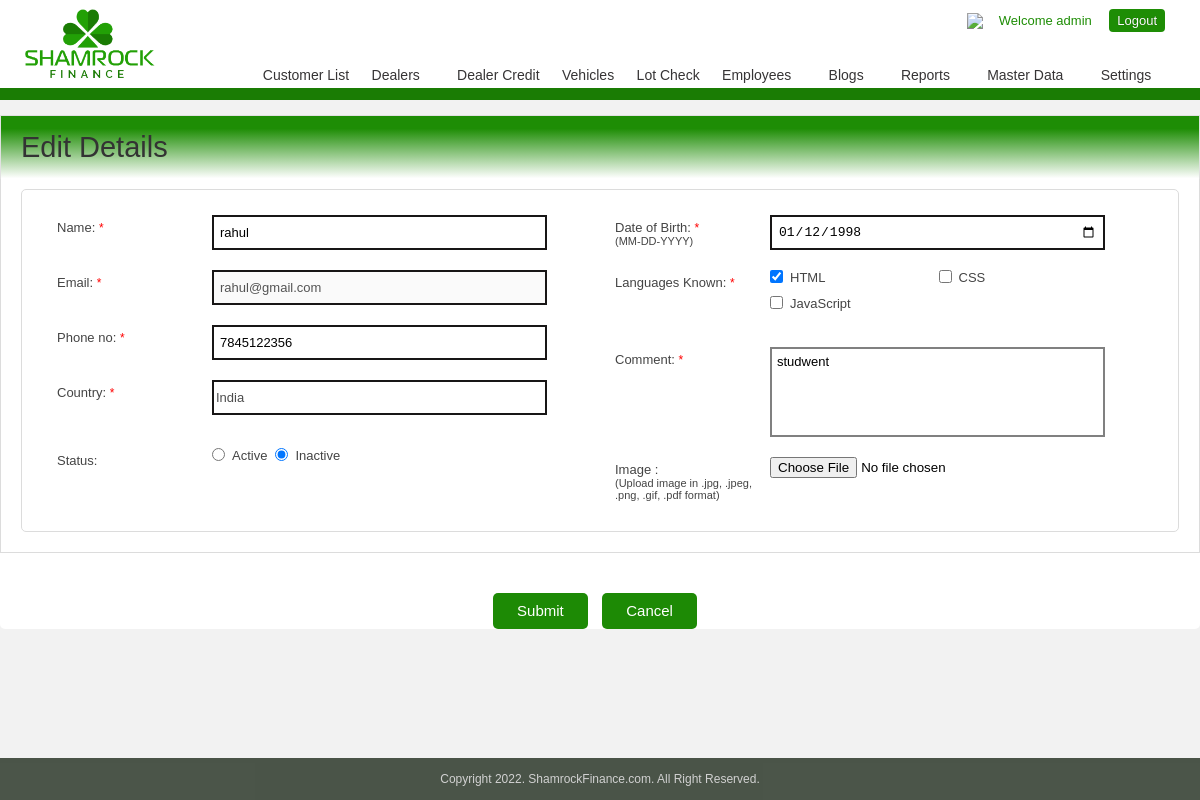
Page /edit.php?&id=11 (signed in) on the committed database.
### tables this page shows
CREATE TABLE `users` (
  `id` int NOT NULL,
  `name` varchar(20) NOT NULL,
  `email` varchar(30) NOT NULL,
  `password` varchar(255) NOT NULL,
  `phone_no` varchar(20) NOT NULL,
  `country` varchar(2) NOT NULL,
  `status` int NOT NULL,
  `dob` date NOT NULL,
  `languages_known` varchar(255) NOT NULL,
  `comments` text NOT NULL,
  `image` varchar(50) NOT NULL
);

### edit.php (the view, shortened to what this page needs)
<?php
if(!isset($_SESSION["is_login"])) {
	header('Location: login.php');
}
else
{
    $id = $_GET['id'];
	include('connection.php');
	if(!empty($id)){
		$sql = "select name, email, password, phone_no, country, status, dob, languages_known, comments, image from users where id = $id";
		$result = mysqli_query($conn, $sql);
		if (mysqli_num_rows($result) == 1)
		{
			while($row = mysqli_fetch_assoc($result))
			{
				$name = $row['name'];
				$emailId = $row['email'];
				$phone_no = $row['phone_no'];
				$country = $row['country'];
				$dbstatus = $row['status'];
				$dob = $row['dob'];
				$languages_known = $row['languages_known'];
				$lang = explode (",", $languages_known);
				$comments = $row['comments'];
				$image = $row['image'];
			}
		}
	}
?>
<?php
include('header.php');
?>
	<div class="border-div"></div>
		<div class="hotel-listing add_edit">
		<div class="regi-main ">
<div class="my-account">
	<div class="myaccount-outer ">
    	<form id="enter_data" enctype="multipart/form-data" method="post" accept-charset="utf-8" name="form">
			<div class="account-right-div">
				<div class="dashboard-heading">
					<h2 class="dealer-head" title="">
						Edit Details</h2>
				</div>
			</div>
		<div class="dashboard-inner">
			<div class="main-dash-summry Edit-profile edit-dealer-prof dealer-edit">
				<div class="left-column">
					<div class="input-row">
						<div class="full">
							<div class="input-block">
								<label for="name">Name: <span class="star">*</span></label>
								<span class="reg_span">
									<input type="text" name="name" value="<?php if(!empty($name)) { echo $name; } ?>" id="name" class="inputbox-main" />
								</span>
							</div>
						</div>
					</div>
					<div class="input-row">
						<div class="full">
							<div class="input-block">
								<label>Email: <span class="star">*</span></label>
								<span class="reg_span  ">
									<input type="text" name="emailId" value="<?php if(!empty($emailId)) { echo $emailId; } ?>" id="emailId" class="inputbox-main" disabled />
								</span>
							</div>
						</div>
					</div>
					<div class="input-row">
						<div class="full">
							<div class="input-block">
								<label>Phone no: <span class="star">*</span></label>
								<span class="reg_span">
									<input type="tel" name="phone" value="<?php if(!empty($phone_no)) { echo $phone_no; } ?>" id="phone" class="inputbox-main"  />
								</span>
							</div>
						</div>
					</div>
					<div class="input-row ">
						<div class="full">
							<div class="input-block factor-row factor">
								<label>Country: <span class="star">*</span></label>
								<span class="reg_span">
									<select name="country" class="inputbox-main pur_loc" id="country">
										<option value="IN" <?php
										if($country == 'IN') { echo "selected"; }
										 ?> >India</option>
									</select>
								</span>
							</div>
						</div>
					</div>
					<div class="input-row">
						<div class="full">
							<div class="input-block edit-full">
								<label>Status: </label>
								<span class="reg_span">
									<input id="active" type="radio" name="customer_status" <?php
									if($dbstatus == '1') { echo 'checked'; }
									 ?> value="1">
									<label class="radio-label radio-deal" for="active">Active</label>
									<input id="inactive" type="radio" name="customer_status" <?php if($dbstatus == '0') { echo 'checked'; }
									 ?> value="0">
									<label class="radio-label radio-deal" for="inactive">Inactive</label>
								</span>
							</div>
						</div>
					</div>
				</div>
				<div class="right-column">
					<div class="input-row ">
						<div class="full">
							<div class="input-block">
								<label>Date of Birth: <span class="star">*</span><br/><span class="date-form">(MM-DD-YYYY)</span></label>
								<span class="reg_span">
									<input type="date" name="dob" id="dob" value="<?php if(!empty($dob)) { echo $dob; } ?>" class="inputbox-main"  />
								</span>
							</div>
						</div>
					</div>
					<div class="input-row add-fee">
						<div class="full">
							<div class="input-block">
								<label>Languages Known: <span class="star">*</span></label>
								<span class="reg_span ship_method">
									<div title="" class="fl-width">
										<input type="checkbox"  name="checkbox[]" value="html" class="risk_input"  id="html" <?php
										if(in_array('html', $lang)) { echo "checked"; }
										 ?> />
										<label class="check-val" for="html">HTML</label>
									</div>
									<div title="" class="fl-width">
										<input type="checkbox"  name="checkbox[]" value="css" class="risk_input"  id="css" <?php
										if(in_array('css', $lang)) { echo "checked"; }
										 ?> />
										<label class="check-val" for="css">CSS</label>
									</div>
									<div title="" class="fl-width">
										<input type="checkbox"  name="checkbox[]" value="js" class="risk_input"  id="js" <?php
										if(in_array('js', $lang)) { echo "checked"; }
										 ?> />
										<label class="check-val" for="js">JavaScript</label>
									</div>
								</span>
							</div>
						</div>
					</div>
					<div class="input-row auth-space">
						<div class="full">
							<div class="input-block textarea-input text">
								<label>Comment: <span class="star">*</span></label>
								<span class="reg_span">
									<textarea name="comment" cols="40" rows="10" id="comment" class="inputbox-address check" ><?php
									if(!empty($comments)) { echo $comments; }
									 ?></textarea>
								</span>
							</div>
						</div>
					</div>
					<div class="input-row up-title">
						<div class="full">
							<div class="input-block file ">
								<label>Image : <br/><span class="file-form">(Upload image in .jpg, .jpeg, .png, .gif, .pdf format)</span></label>
								<span class="reg_span">
									<?php
									if(!empty($image))
									{
										echo "<div class='img-preview'><img src='dbimages/$image' style='border=1px solid;' alt='no image' width='50px' heigth='50px' id='frame'></div>";
										echo '<span><input type="checkbox" name="remove_checkbox" value="1" /><h5>Remove</h5></span>';
										echo '<br><input type="file" name="updateimage" id="updateimage" class="titles_file check lot-input-new" />';
										}
									else{
										echo '<input type="file" name="image" id="image" class="titles_file check lot-input-new" />';
									}
									?>
									<span class="reg_span file"></span>
								</span>
							</div>
						</div>
					</div>
				</div>
			</div>
		</div>
				<div class="submit-class">
					<div class="full">
						<input type="submit" name = "submit" id="submit" value="Submit" class="btn-submit btn">
						<input type="button" value="Cancel" onclick="javascript:history.go(-1);" class="btn-submit btn">
					</div>
				</div>
			</form>
		</div>
	</div>
</div>
</div>
<?php } ?>
<?php
include('footer.php');
?>

### header.php (shortened to what this page needs)
<!DOCTYPE html PUBLIC "-//W3C//DTD XHTML 1.0 Transitional//EN" "http://www.w3.org/TR/xhtml1/DTD/xhtml1-transitional.dtd">
<html xmlns="http://www.w3.org/1999/xhtml">
	<head>
		<link href="css/font-awesome.css" rel="stylesheet">
		<link href="css/font-awesome.min.css" rel="stylesheet">
		<link rel="stylesheet" type="text/css" href="css/style.css"/>
	</head>
	<body class="admin_body">
		<header>
			<div id="wrapper2">
				<div class="header-base">
					<div class="logo-div">
						<a title="Shamrock Finance" href ="http://localhost/vishal/shamrock">
							<img alt="Shamrock Finance" src="images/logo.png"/>
						</a>
					</div>
				<?php
				if($_SESSION['is_login']){ ?>
					<div class="header-right-main">
						<nav  class="dashboard-nav">
							<div class="welcometxt">
								<h2>
									<a  title="Unread Message(s)" href="" class="message-icon">
									<img  src="http://dexteroustechnologies.co.in/shamrock/assets/images/admin/message_chat.png">
									</a>
									<?php
									include('connection.php');
									$email = $_SESSION['email'];
									$password = $_SESSION['password'];
									$sql = "select name from users where email='$email' AND password='$password' ";
									$result = mysqli_query($conn, $sql);
									if (mysqli_num_rows($result) == 1){
										while($row = mysqli_fetch_assoc($result)) {
											$username = $row['name'];
										}
									}
									?>
									<span>Welcome <?php echo $username; ?></span>
								</h2>
							</div>
							<ul>
								<li >
									<a href="logout.php" class="active sign-out">Logout</a>
								</li>
							</ul>
						</nav>
						<div class="navi-outer" id="dashboard">
													<ul>
								<li>
									<a  href="list.php">Customer List</a>
								</li>
								<li class="slide-menu" id="manage_dealers" style="display:inline-block">
									<a href="#"> Dealers <i class="fa fa-angle-down menu-down"></i>  </a>
								</li>
								<li class="slide-menu" id="manage_dealercredit" style="display:inline-block">
									<a href=""> Dealer Credit </a>
								</li>
								<li class="slide-menu" id="manage_vehicles" style="display:inline-block">
									<a href=""> Vehicles </a>
								</li>
								<li class="slide-menu" id="manage_lotcheck" style="display:inline-block">
									<a href=""> Lot Check </a>
								</li>
								<li class="slide-menu" id="manage_admin" style="display:inline-block">
									<a href="#"> Employees <i class="fa fa-angle-down menu-down"></i>  </a>
								</li>
								<li style="display:inline-block" id="blogs">
									<a class="" href="#"> Blogs <i class="fa fa-angle-down menu-down"></i> </a>
								</li>
								<li class="slide-menu " id="reports" style="display:inline-block">
									<a class="slide-menu-new" href="#"> Reports <i class="fa fa-angle-down menu-down"></i> </a>
								</li>
								<li class="slide-menu" id="master_data" style="display:inline-block">
									<a class="" href="#">Master Data <i class="fa fa-angle-down menu-down"></i> </a>
								</li>
								<li class="slide-menu" id="settings">
									<a class="" href="#"> Settings <i class="fa fa-angle-down menu-down"></i> </a>
								</li>
							</ul>
						</div>
					</div>
				<?php } ?>
				</div>
			</div>
		</header>

### rows in the picture
users: name "admin"
users: name "rahul", emailId "rahul@gmail.com", phone "7845122356", country "India", status "☐ Active", status "☑ Inactive", dob "01/12/1998", languages_known "☑", comment "studwent"
